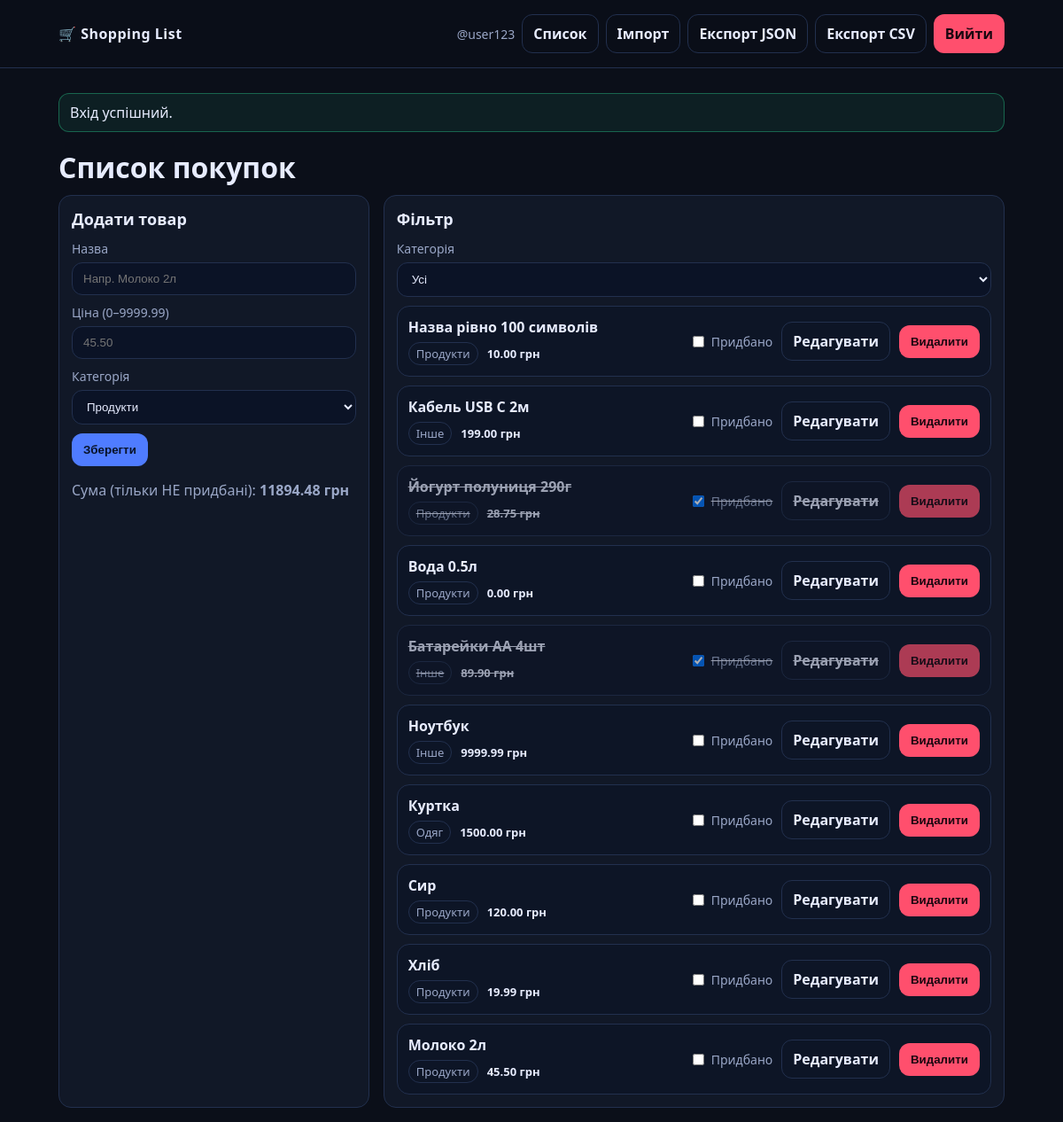
The app's page /app.php (signed in) with its own data.
### tables this page shows
CREATE TABLE IF NOT EXISTS items (
  id INT AUTO_INCREMENT PRIMARY KEY,
  user_id INT NOT NULL,
  category_id INT NOT NULL,
  name VARCHAR(100) NOT NULL,
  price DECIMAL(10,2) NOT NULL DEFAULT 0.00,
  is_purchased TINYINT(1) NOT NULL DEFAULT 0,
  created_at DATETIME NOT NULL,
  CONSTRAINT fk_items_user FOREIGN KEY (user_id) REFERENCES users(id) ON DELETE CASCADE,
  CONSTRAINT fk_items_category FOREIGN KEY (category_id) REFERENCES categories(id)
);

CREATE TABLE IF NOT EXISTS categories (
  id INT AUTO_INCREMENT PRIMARY KEY,
  name VARCHAR(50) NOT NULL UNIQUE
);

### app/helpers.php (called while the page is built, shortened)
<?php
function e(string $s): string {
    return htmlspecialchars($s, ENT_QUOTES | ENT_SUBSTITUTE, 'UTF-8');
}
function flash_get_all(): array {
    $f = $_SESSION['flash'] ?? [];
    return $f;
}

### app/items.php (called while the page is built, shortened)
<?php
function get_categories(PDO $pdo): array {
    return $pdo->query("SELECT id, name FROM categories ORDER BY id")->fetchAll();
}
function get_items(PDO $pdo, int $userId, ?int $categoryId): array {
    if ($categoryId) {
        $st = $pdo->prepare("SELECT i.*, c.name AS category_name
                             FROM items i JOIN categories c ON c.id=i.category_id
                             WHERE i.user_id=? AND i.category_id=?
                             ORDER BY i.created_at DESC, i.id DESC");
        $st->execute([$userId, $categoryId]);
    } else {
        $st = $pdo->prepare("SELECT i.*, c.name AS category_name
                             FROM items i JOIN categories c ON c.id=i.category_id
                             WHERE i.user_id=?
                             ORDER BY i.created_at DESC, i.id DESC");
        $st->execute([$userId]);
    }
    return $st->fetchAll();
}
function sum_unpurchased(PDO $pdo, int $userId): float {
    $st = $pdo->prepare("SELECT COALESCE(SUM(price),0) AS s FROM items WHERE user_id=? AND is_purchased=0");
    $st->execute([$userId]);
    return (float)$st->fetch()['s'];
}

### app/auth.php (called while the page is built, shortened)
<?php
require_once __DIR__ . '/helpers.php';
function auth_user(): ?array {
    return $_SESSION['user'] ?? null;
}

### public/app.php (the view, shortened to what this page needs)
<?php
require_once __DIR__ . '/../app/db.php';
require_once __DIR__ . '/../app/helpers.php';
require_once __DIR__ . '/../app/auth.php';
require_once __DIR__ . '/../app/items.php';
$user = auth_user();
$userId = (int)$user['id'];
$categoryFilter = isset($_GET['category']) && $_GET['category'] !== '' ? (int)$_GET['category'] : null;
$categories = get_categories($pdo);
$items = get_items($pdo, $userId, $categoryFilter);
$sum = sum_unpurchased($pdo, $userId);
include __DIR__ . '/_header.php';
?>
<h1>Список покупок</h1>
<section class="grid">
  <div class="card">
    <h2>Додати товар</h2>
    <form method="post" class="form">
      <label>Назва
        <input name="name" maxlength="100" placeholder="Напр. Молоко 2л" required>
      </label>
      <label>Ціна (0–9999.99)
        <input name="price" inputmode="decimal" placeholder="45.50" required>
      </label>
      <label>Категорія
        <select name="category_id" required>
          <?php foreach ($categories as $c): ?>
            <option value="<?= (int)$c['id'] ?>"><?= e($c['name']) ?></option>
          <?php endforeach; ?>
        </select>
      </label>
      <button class="btn btn--primary" type="submit">Зберегти</button>
    </form>
    <p class="muted">Сума (тільки НЕ придбані): <b><?= number_format($sum, 2, '.', '') ?> грн</b></p>
  </div>
  <div class="card">
    <h2>Фільтр</h2>
    <form method="get" class="form form--row">
      <label>Категорія
        <select name="category" onchange="this.form.submit()">
          <option value="">Усі</option>
        </select>
      </label>
    </form>
    <?php if (!$items): ?>
      <div class="empty">Немає товарів у цій категорії 🙃</div>
    <?php else: ?>
      <div class="list">
        <?php foreach ($items as $it): ?>
          <div class="item <?= (int)$it['is_purchased']===1?'item--purchased':'' ?>">
            <div class="item__main">
              <div class="item__title"><?= e($it['name']) ?></div>
              <div class="item__meta">
                <span class="tag"><?= e($it['category_name']) ?></span>
                <span class="price"><?= number_format((float)$it['price'], 2, '.', '') ?> грн</span>
              </div>
            </div>
            <div class="item__actions">
              <form method="post" class="inline">
                <label class="checkbox">
                  <input type="checkbox" <?= (int)$it['is_purchased']===1?'checked':'' ?> onchange="this.form.submit()">
                  Придбано
                </label>
              </form>
              <a class="btn btn--ghost" href="item_edit.php?id=<?= (int)$it['id'] ?>">Редагувати</a>
              <form method="post" class="inline" onsubmit="return confirm('Точно видалити?');">
                <button class="btn btn--danger" type="submit">Видалити</button>
              </form>
            </div>
          </div>
        <?php endforeach; ?>
      </div>
    <?php endif; ?>
  </div>
</section>
<?php include __DIR__ . '/_footer.php'; ?>

### public/_header.php (shortened to what this page needs)
<?php
require_once __DIR__ . '/../app/helpers.php';
$flash = flash_get_all();
?>
<!doctype html>
<html lang="uk">
<head>
  <link rel="stylesheet" href="../assets/css/style.css">
</head>
<body>
<header class="topbar">
  <div class="container topbar__inner">
    <div class="brand">🛒 Shopping List</div>
    <nav class="nav">
      <?php if (!empty($_SESSION['user'])): ?>
        <span class="nav__user">@<?= e($_SESSION['user']['username']) ?></span>
        <a class="btn btn--ghost" href="app.php">Список</a>
        <a class="btn btn--ghost" href="import.php">Імпорт</a>
        <a class="btn btn--ghost" href="export.php?fmt=json">Експорт JSON</a>
        <a class="btn btn--ghost" href="export.php?fmt=csv">Експорт CSV</a>
        <a class="btn btn--danger" href="logout.php">Вийти</a>
      <?php else: ?>
        <a class="btn btn--ghost" href="login.php">Логін</a>
        <a class="btn btn--ghost" href="register.php">Реєстрація</a>
      <?php endif; ?>
    </nav>
  </div>
</header>
<main class="container">
  <?php foreach ($flash as $f): ?>
    <div class="alert alert--<?= e($f['type']) ?>"><?= e($f['msg']) ?></div>
  <?php endforeach; ?>

### public/_footer.php (shortened to what this page needs)
</main>
</body>
</html>

### assets/css/style.css (style rules this page uses)
:root { --bg:#0b0f19; --card:#121a2a; --text:#e7ecff; --muted:#9aa7c7; --border:#22304e; --primary:#4f7cff; --danger:#ff4f6d; --ok:#2ee59d; --warn:#ffcc00; }
* { box-sizing:border-box }
body { margin:0; font-family: system-ui, -apple-system, Segoe UI, Roboto, Arial, sans-serif; background: #0b0f19; color:var(--text); }
a { color:var(--primary); text-decoration:none }
.container { max-width:1100px; margin:0 auto; padding:16px }
.topbar { position:sticky; top:0; background:rgba(11,15,25,.85); backdrop-filter: blur(8px); border-bottom:1px solid var(--border); z-index:10 }
.topbar__inner { display:flex; align-items:center; justify-content:space-between; gap:12px }
.brand { font-weight:700; letter-spacing:.5px }
.nav { display:flex; gap:8px; align-items:center; flex-wrap:wrap }
.nav__user { color:var(--muted); font-size:14px }
h1 { margin:18px 0 10px }
h2 { margin:0 0 12px; font-size:18px }
.card { background:rgba(18,26,42,.9); border:1px solid var(--border); border-radius:14px; padding:14px; }
.grid { display:grid; grid-template-columns: 1fr 2fr; gap:16px; }
.form label { display:block; margin-bottom:10px; color:var(--muted); font-size:14px }
input, select { width:100%; margin-top:6px; padding:10px 12px; border-radius:12px; border:1px solid var(--border); background:#0b1326; color:var(--text); outline:none; }
.form--row { display:flex; gap:12px; align-items:end }
.form--row label { flex:1 }
.btn { display:inline-flex; align-items:center; justify-content:center; gap:8px; padding:10px 12px; border-radius:12px; border:1px solid var(--border); background:#0b1326; color:var(--text); cursor:pointer; font-weight:600; }
.btn--primary { background: var(--primary); border-color: transparent; color:#081227 }
.btn--danger { background: var(--danger); border-color: transparent; color:#1a0710 }
.btn--ghost { background: transparent }
.inline { display:inline }
.alert { border:1px solid var(--border); border-radius:12px; padding:10px 12px; margin:12px 0; }
.alert--success { border-color:rgba(46,229,157,.35); background:rgba(46,229,157,.08) }
.list { display:flex; flex-direction:column; gap:10px }
.item { display:flex; justify-content:space-between; gap:12px; padding:12px; border-radius:14px; border:1px solid var(--border); background: rgba(11,19,38,.6); }
.item--purchased { opacity:.65; text-decoration: line-through }
.item__title { font-weight:700 }
.item__meta { display:flex; gap:10px; align-items:center; color:var(--muted); font-size:13px; margin-top:6px }
.tag { border:1px solid var(--border); padding:3px 8px; border-radius:999px }
.price { font-weight:700; color:var(--text) }
.item__actions { display:flex; gap:10px; align-items:center; flex-wrap:wrap }
.checkbox { display:flex; gap:8px; align-items:center; user-select:none; color:var(--muted); font-size:14px }
.checkbox input { width:auto; margin:0 }
.muted { color:var(--muted) }

### records on screen
items: name "Назва рівно 100 символів", category.name "Продукти", price "10.00"
items: name "Кабель USB C 2м", category.name "Інше", price "199.00"
items: name "Йогурт полуниця 290г", category.name "Продукти", price "28.75", is_purchased "☑"
items: name "Вода 0.5л", category.name "Продукти", price "0.00"
items: name "Батарейки AA 4шт", category.name "Інше", price "89.90", is_purchased "☑"
items: name "Ноутбук", category.name "Інше", price "9999.99"
items: name "Куртка", category.name "Одяг", price "1500.00"
items: name "Сир", category.name "Продукти", price "120.00"
items: name "Хліб", category.name "Продукти", price "19.99"
items: name "Молоко 2л", category.name "Продукти", price "45.50"

### other values on screen
$_SESSION['user']['username'] "user123"
$f['msg'] "Вхід успішний."
$sum "11894.48"
form field category_id "Продукти"
